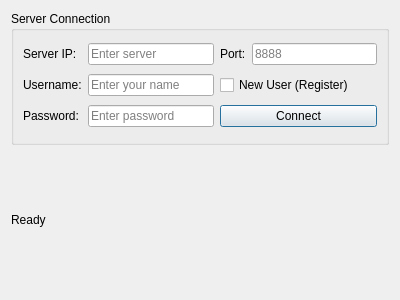
<?xml version="1.0" encoding="UTF-8"?>
<ui version="4.0">
 <class>LoginDlg</class>
 <widget class="QDialog" name="LoginDlg">
  <property name="geometry">
   <rect>
    <x>0</x>
    <y>0</y>
    <width>400</width>
    <height>300</height>
   </rect>
  </property>
  <property name="windowTitle">
   <string>Dialog</string>
  </property>
  <layout class="QVBoxLayout" name="verticalLayout_2">
   <item>
    <widget class="QGroupBox" name="connectionGroup">
     <property name="maximumSize">
      <size>
       <width>582</width>
       <height>16777215</height>
      </size>
     </property>
     <property name="title">
      <string>Server Connection</string>
     </property>
     <layout class="QGridLayout" name="gridLayout">
      <item row="0" column="1">
       <widget class="QLineEdit" name="serverIpEdit">
        <property name="placeholderText">
         <string>Enter server</string>
        </property>
       </widget>
      </item>
      <item row="3" column="0">
       <widget class="QLabel" name="passwordLabel">
        <property name="text">
         <string>Password:</string>
        </property>
       </widget>
      </item>
      <item row="1" column="0">
       <widget class="QLabel" name="usernameLabel">
        <property name="text">
         <string>Username:</string>
        </property>
       </widget>
      </item>
      <item row="0" column="0">
       <widget class="QLabel" name="serverLabel">
        <property name="text">
         <string>Server IP:</string>
        </property>
       </widget>
      </item>
      <item row="1" column="1">
       <widget class="QLineEdit" name="usernameEdit">
        <property name="placeholderText">
         <string>Enter your name</string>
        </property>
       </widget>
      </item>
      <item row="0" column="2">
       <widget class="QLabel" name="portLabel">
        <property name="text">
         <string>Port:</string>
        </property>
       </widget>
      </item>
      <item row="3" column="2" colspan="2">
       <layout class="QHBoxLayout" name="horizontalLayout">
        <item>
         <widget class="QPushButton" name="connectButton">
          <property name="text">
           <string>Connect</string>
          </property>
         </widget>
        </item>
       </layout>
      </item>
      <item row="3" column="1">
       <widget class="QLineEdit" name="passwordEdit">
        <property name="echoMode">
         <enum>QLineEdit::EchoMode::Password</enum>
        </property>
        <property name="placeholderText">
         <string>Enter password</string>
        </property>
       </widget>
      </item>
      <item row="0" column="3">
       <widget class="QLineEdit" name="serverPortEdit">
        <property name="placeholderText">
         <string>8888</string>
        </property>
       </widget>
      </item>
      <item row="1" column="2" colspan="2">
       <widget class="QCheckBox" name="registerCheckbox">
        <property name="text">
         <string>New User (Register)</string>
        </property>
       </widget>
      </item>
     </layout>
    </widget>
   </item>
   <item>
    <widget class="QLabel" name="statusLabel">
     <property name="sizePolicy">
      <sizepolicy hsizetype="Preferred" vsizetype="Minimum">
       <horstretch>0</horstretch>
       <verstretch>0</verstretch>
      </sizepolicy>
     </property>
     <property name="minimumSize">
      <size>
       <width>0</width>
       <height>138</height>
      </size>
     </property>
     <property name="text">
      <string>Ready</string>
     </property>
    </widget>
   </item>
  </layout>
 </widget>
 <resources/>
 <connections/>
</ui>
